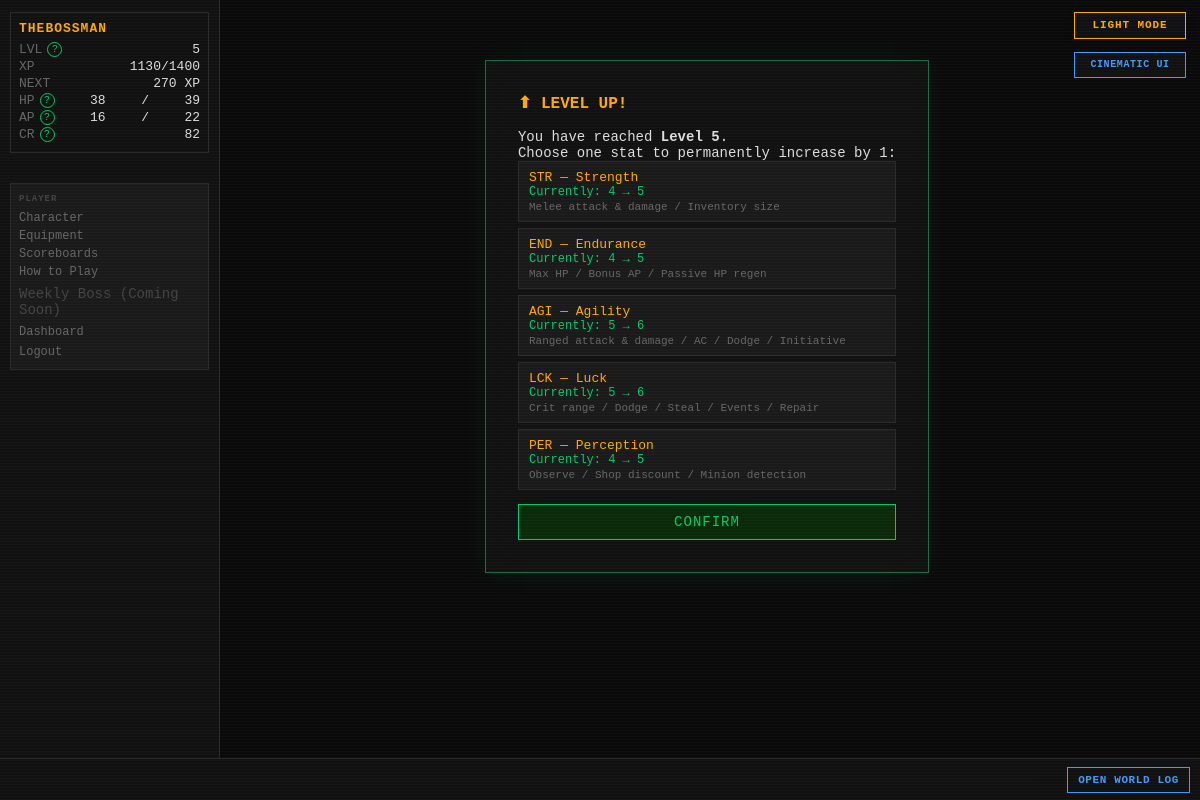
Before: /levelup (signed in) with the older database file.
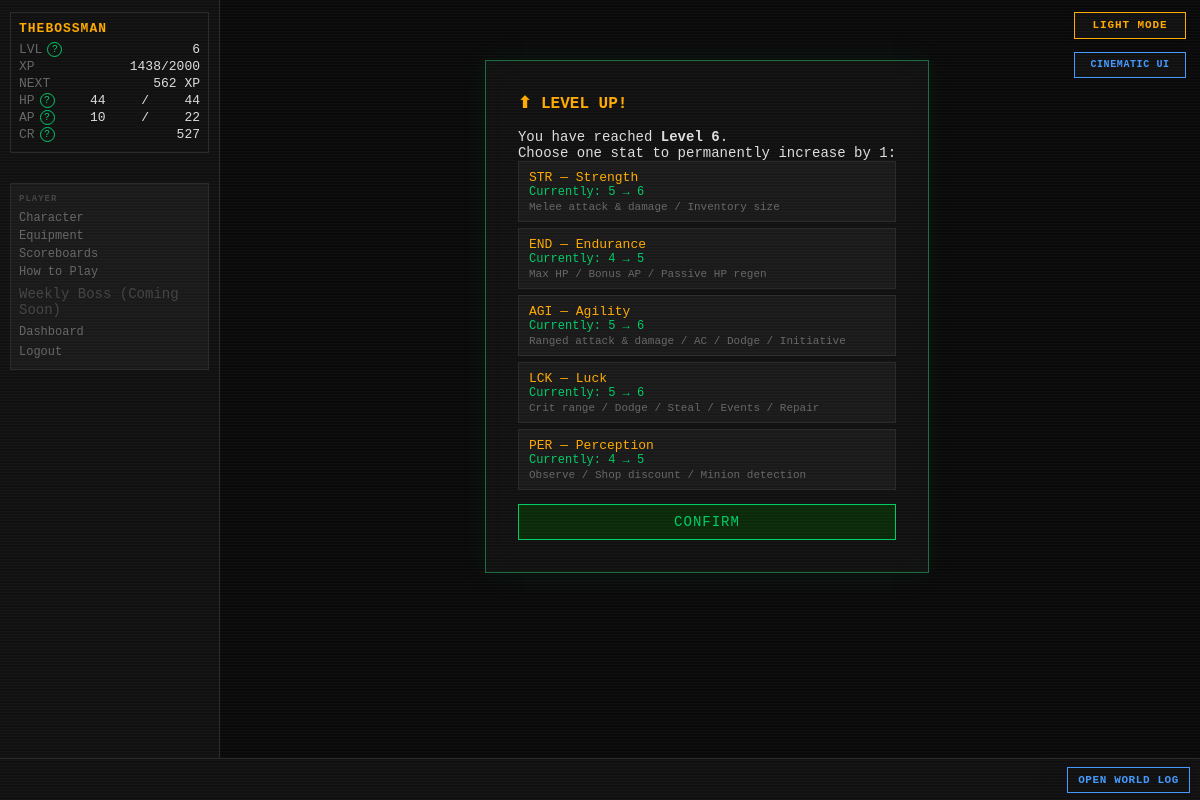
After: the same page with the newer database file.
### tables this page shows
CREATE TABLE players (
    id                  INTEGER PRIMARY KEY AUTOINCREMENT,
    username            TEXT    UNIQUE NOT NULL,
    password_hash       TEXT    NOT NULL,
    email               TEXT    UNIQUE NOT NULL,
    character_name      TEXT    NOT NULL,
    sex                 TEXT    NOT NULL,
    class_id            INTEGER REFERENCES classes(id),
    str_stat            INTEGER NOT NULL DEFAULT 1,
    end_stat            INTEGER NOT NULL DEFAULT 1,
    agi_stat            INTEGER NOT NULL DEFAULT 1,
    lck_stat            INTEGER NOT NULL DEFAULT 1,
    per_stat            INTEGER NOT NULL DEFAULT 1,
    level               INTEGER NOT NULL DEFAULT 1,
    xp                  INTEGER NOT NULL DEFAULT 0,
    current_hp          INTEGER NOT NULL,
    current_ap          INTEGER NOT NULL,
    credits             INTEGER NOT NULL DEFAULT 25,
    equipped_weapon_id  INTEGER REFERENCES inventory_items(id),
    equipped_armor_id   INTEGER REFERENCES inventory_items(id),
    equipped_special_id INTEGER REFERENCES inventory_items(id),
    in_combat           INTEGER NOT NULL DEFAULT 0,
    pending_levelup     INTEGER NOT NULL DEFAULT 0,
    combat_preference   TEXT    NOT NULL DEFAULT "Balanced",
    is_banned           INTEGER NOT NULL DEFAULT 0,
    retired_at          TEXT,
    last_login_at       TEXT,
    created_at          TEXT    NOT NULL DEFAULT (datetime('now'))
);

### routes/auth.py (the view)
@bp.route("/levelup", methods=["GET"])
def levelup():
    player = g.player
    return render_template("auth/levelup.html", player=player)

### app.py (called while the page is built, shortened)
def _context_processor() -> dict:
    settings = get_all_settings()
    player = g.get("player")
    if not player:
        return {"settings": settings}
    return {"player": player, "settings": settings}

def _check_auth():
    if request.endpoint in _AUTH_EXEMPT:
        return None
    if not session.get("player_id"):
        return redirect(url_for("auth.login"))
    return None

def _load_player():
    player_id = session.get("player_id")
    if not player_id:
        return None
    player = get_player(player_id)
    if player is None:
        session.clear()
        return redirect(url_for("auth.login"))
    g.player = player
    return None

def _check_levelup():
    if request.endpoint in _LEVELUP_EXEMPT:
        return None

def _set_blackout_flag():
    settings = get_all_settings()
    blackout_mins = settings.get("MIDNIGHT_BLACKOUT_MINUTES", cfg.MIDNIGHT_BLACKOUT_MINUTES)
    now = datetime.now(timezone.utc)
    minutes_to_midnight = (24 * 60) - (now.hour * 60 + now.minute)
    g.blackout = (minutes_to_midnight <= blackout_mins)

### database.py (called while the page is built)
def dict_factory(cursor: sqlite3.Cursor, row: tuple) -> dict:
    return {col[0]: val for col, val in zip(cursor.description, row)}

### templates/auth/levelup.html (shortened to what this page needs)
{% extends "base.html" %}
{% block content %}
<div id="auth-box">
    <h2 class="auth-heading term-amber">⬆ LEVEL UP!</h2>
    <p>You have reached <strong>Level {{ player.level }}</strong>.</p>
    <p>Choose one stat to permanently increase by 1:</p>
    <form method="POST" action="{{ url_for('auth.levelup_post') }}">
        <div id="levelup-stats">
            {% for stat, label, detail in [
                ('STR', 'STR — Strength',    'Melee attack & damage / Inventory size'),
                ('END', 'END — Endurance',   'Max HP / Bonus AP / Passive HP regen'),
                ('AGI', 'AGI — Agility',     'Ranged attack & damage / AC / Dodge / Initiative'),
                ('LCK', 'LCK — Luck',        'Crit range / Dodge / Steal / Events / Repair'),
                ('PER', 'PER — Perception',  'Observe / Shop discount / Minion detection')
            ] %}
            <label class="stat-choice">
                <span class="stat-name">{{ label }}</span>
                <span class="stat-current">Currently: {{ player[stat.lower() + '_stat'] }} → {{ player[stat.lower() + '_stat'] + 1 }}</span>
                <span class="stat-detail">{{ detail }}</span>
            </label>
            {% endfor %}
        </div>
        <button type="submit" class="auth-btn">CONFIRM</button>
    </form>
</div>
{% endblock %}

### templates/base.html (shortened to what this page needs)
<!DOCTYPE html>
<html lang="en">
<head>
<link rel="stylesheet" href="{{ url_for('static', filename='style.css') }}">
</head>
<body class="{{ 'authenticated' if player else 'auth-page' }} {% block body_class %}{% endblock %}">
{% if settings.get('ALLOW_PLAYER_COLOR_OVERRIDE', true) %}<button id="theme-toggle" type="button" aria-label="Switch color theme" aria-pressed="false">
</button>{% endif %}
{% if settings.get('ALLOW_PLAYER_INTERFACE_OVERRIDE', true) %}
<button id="interface-toggle" type="button" aria-label="Switch interface style" aria-pressed="false">
</button>
{% endif %}
{% if player %}
<div id="left-col">
    <div id="status-block">
        <div class="status-name">{{ player.character_name }}</div>
        <div class="status-line">
            <span class="label">LVL</span>
            <span id="status-level">{{ player.level }}</span>
        </div>
        <div class="status-line">
            <span class="label">XP</span>
            <span><span id="status-xp">{{ player.xp }}</span><span id="status-xp-threshold">{% if player.get('next_level_xp') is not none %}/{{ player.get('next_level_xp') }}{% endif %}</span></span>
        </div>
        <div class="status-line" title="Experience still needed to reach level {{ player.level + 1 }}">
            <span class="label">NEXT</span>
            <span id="status-xp-next">{% if player.get('xp_to_next_level') is none %}MAX{% elif player.get('xp_to_next_level') <= 0 %}LEVEL UP{% else %}{{ player.get('xp_to_next_level') }} XP{% endif %}</span>
        </div>
        <div class="status-line">
            <span class="label">HP</span>
            <span id="status-hp">{{ player.current_hp }}</span>/<span id="status-maxhp">{{ player.max_hp }}</span>
        </div>
        <div class="status-line">
            <span class="label">AP</span>
            <span id="status-ap">{{ player.current_ap }}</span>/<span id="status-maxap">{{ player.max_ap }}</span>
        </div>
        <div class="status-line">
            <span class="label">CR</span>
            <span id="status-credits">{{ player.credits }}</span>
        </div>
    </div>
    <nav id="left-nav">
        <span class="nav-heading">PLAYER</span>
        <a href="{{ url_for('character.index') }}">Character</a>
        <a href="{{ url_for('character.equipment') }}">Equipment</a>
        <a href="{{ url_for('scoreboards.index') }}">Scoreboards</a>
        <a href="{{ url_for('feeds.game_help') }}">How to Play</a>
        <span class="nav-link-disabled" title="A shared weekly encounter is being designed.">Weekly Boss (Coming Soon)</span>
        <a href="{{ url_for('dashboard.index') }}">Dashboard</a>
        <form action="{{ url_for('auth.logout') }}" method="POST" style="margin:0">
            <button type="submit" class="nav-link-btn">Logout</button>
        </form>
    </nav>
</div>
{% endif %}
<div id="main">
    {% block content %}{% endblock %}
</div>
{% if player %}
<div id="ticker-wrap">
    <a id="ticker-log-link" href="{{ url_for('feeds.global_log') }}" title="Open the complete World Log">OPEN WORLD LOG</a>
    <div id="ticker">
    </div>
</div>
{% endif %}
</body>
</html>

Changed rows visible on the page:
changed players "THEBOSSMAN": level "5" → "6"; xp "1130" → "1438"; current_hp "38" → "44"; current_ap "16" → "10"; credits "82" → "527"
Other visible differences:
{{ player.get('next_level_xp') }}: "1400" → "2000"
{{ player.get('xp_to_next_level') }}: "270" → "562"
{{ player.max_hp }}: "39" → "44"
new list line: "STR — Strength Currently: → Melee attack & damage / Inventory size"
new list line: "5 6"
list line gone: "STR — Strength Currently: → Melee attack & damage / Inventory size"
list line gone: "4 5"
